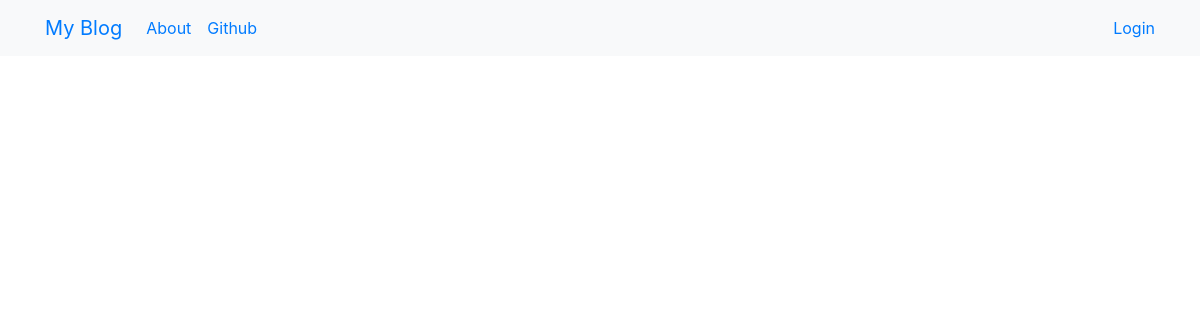
Before: / with the older database file.
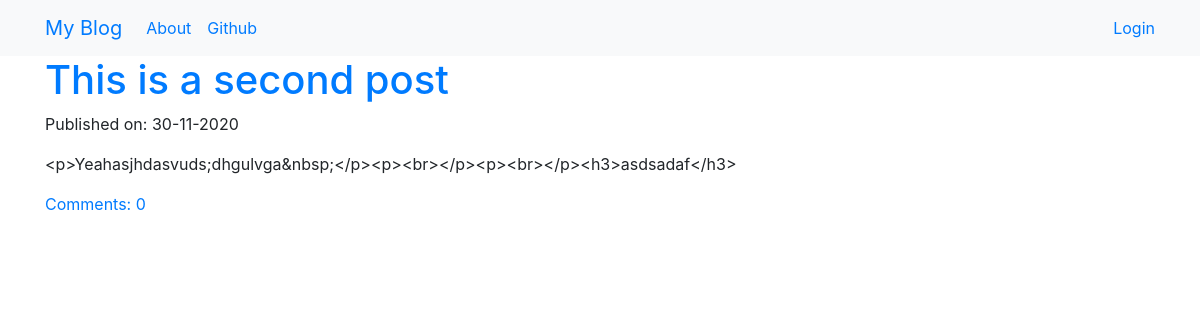
After: the same page with the newer database file.
### blog/models.py (models this page shows, shortened)
class Post(models.Model):
    author = models.ForeignKey('auth.User', on_delete=models.CASCADE)
    title = models.CharField(max_length=200)
    text = models.TextField()
    create_date = models.DateTimeField(default=timezone.now)
    published_date = models.DateTimeField(blank=True,null=True)
    def approve_comments(self):
        return self.comments.filter(approved_comment=True)

### blog/views.py (the view)
# urls.py: path('',views.PostListView.as_view(),name='post_list'),
class PostListView(ListView):
    model = Post
    def get_queryset(self):
        return Post.objects.filter(published_date__lte=timezone.now()).order_by('-published_date')

### blog/templates/blog/post_list.html
{% extends "blog/base.html" %}
{% block content %}
<div class="centerstage">
{% for post in post_list %}
	<div class="post">
		<h1><a href="{% url 'post_detail' pk=post.pk %}">{{ post.title }}</a></h1>
		<div class="date">
			<p>Published on: {{post.published_date|date:'d-m-Y'}}</p>
		</div>
		<p>{{post.text|truncatechars:200}}</p>
		<a href="{% url 'post_detail' pk=post.pk %}">Comments: {{post.approve_comments.count}}</a>
	</div>
{% endfor %}
</div>
{% endblock %}

### blog/templates/blog/base.html (shortened to what this page needs)
<!DOCTYPE html>
{% load static %}
<html>
	<head>
		<link rel="stylesheet" href="https://cdn.jsdelivr.net/npm/bootstrap@4.5.3/dist/css/bootstrap.min.css">
		<link rel="stylesheet" href="//cdn.jsdelivr.net/npm/medium-editor@latest/dist/css/medium-editor.min.css" type="text/css" media="screen" charset="utf-8">
	</head>
	<body>
		<nav class="navbar navbar-expand-lg bg-light">
			<div class="container">
				<ul class="navbar-nav">
					<li><a class="navbar-brand" href="{% url 'post_list' %}">My Blog </a></li>
					<li><a class="nav-link" href="{% url 'about'  %}">About </a></li>
					<li><a class="nav-link" href="https://www.github.com">Github </a></li>
				</ul>
				<ul class="navbar-nav">
					{% if user.is_authenticated %}
						<li><a href="{% url 'post_new' %}">New Post</a></li>
						<li><a href="{% url 'post_draft_list' %}">Drafts</a></li>
						<li><a href="{% url 'logout' %}">Logout</a></li>
						<li><a>Welcome: {{ user.username }}</a></li>
					{% else %}
						<li><a href="{% url 'login' %}">Login</a></li>
					{% endif %}
				</ul>
			</div>
		</nav>
		<div class="content container">
			<div class="row">
				<div class="col-md-8">
					<div class="blog_posts">
						{% block content %}
						{% endblock %}
					</div>
				</div>
			</div>
		</div>
	</body>
</html>

Changed rows visible on the page:
added Post: title "This is a second post", published_date "30-11-2020", text "<p>Yeahasjhdasvuds;dhgulvga&nbsp;</p><p><br></p><p><br></p><h3>asdsadaf</h3>", approve_comments.count "0"
